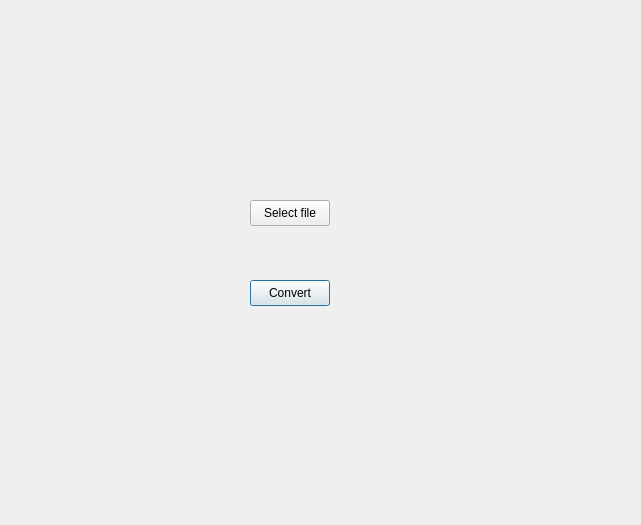
<?xml version="1.0" encoding="UTF-8"?>
<ui version="4.0">
 <class>Dialog</class>
 <widget class="QDialog" name="Dialog">
  <property name="geometry">
   <rect>
    <x>0</x>
    <y>0</y>
    <width>641</width>
    <height>525</height>
   </rect>
  </property>
  <property name="windowTitle">
   <string>Dialog</string>
  </property>
  <widget class="QPushButton" name="pushButton">
   <property name="geometry">
    <rect>
     <x>250</x>
     <y>280</y>
     <width>80</width>
     <height>26</height>
    </rect>
   </property>
   <property name="text">
    <string>Convert</string>
   </property>
  </widget>
  <widget class="QPushButton" name="pushButton_2">
   <property name="geometry">
    <rect>
     <x>250</x>
     <y>200</y>
     <width>80</width>
     <height>26</height>
    </rect>
   </property>
   <property name="text">
    <string>Select file</string>
   </property>
  </widget>
 </widget>
 <resources/>
 <connections/>
</ui>
